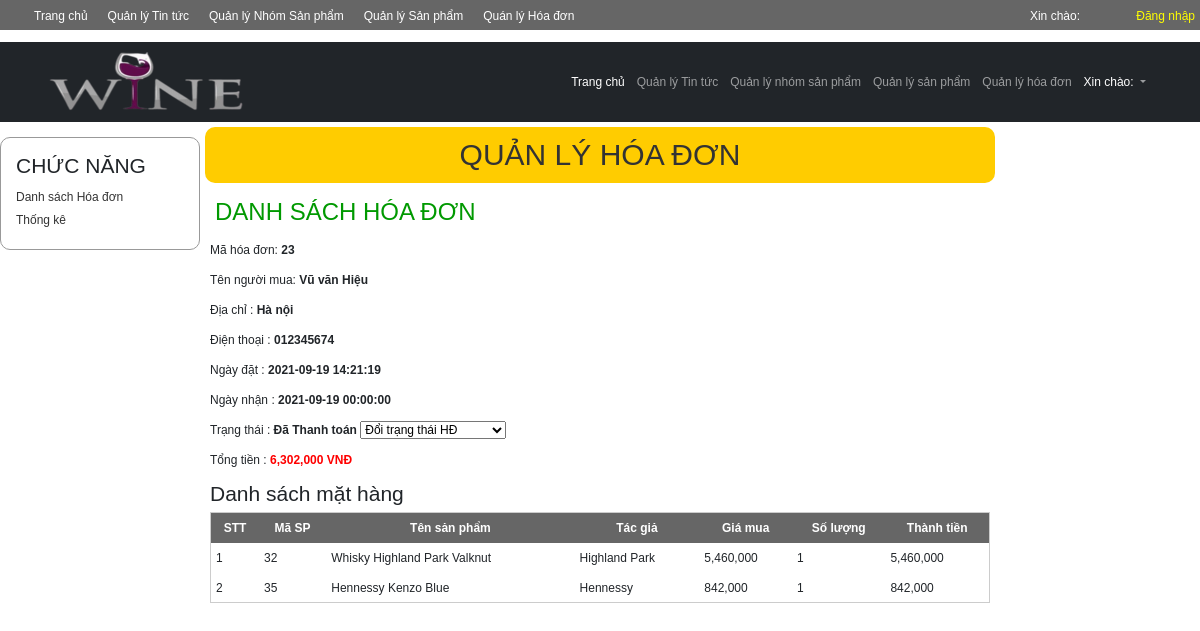
The app's page /index_admin.php?module=hoadon&act=chitiet&id=23, older data.
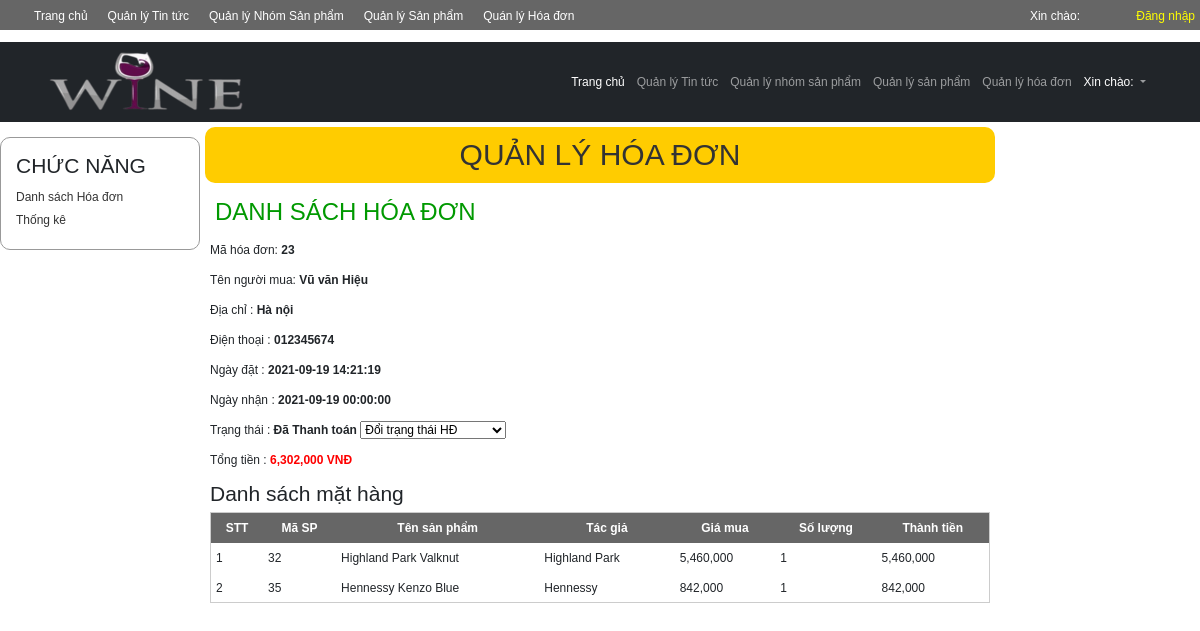
The same page, newer data.
### tables this page shows
CREATE TABLE `tbchitiethoadon` (
  `id` int(11) NOT NULL,
  `mahd` int(11) NOT NULL,
  `masp` int(11) NOT NULL,
  `soluong` int(11) NOT NULL DEFAULT 0,
  `giamua` float NOT NULL DEFAULT 0
);

CREATE TABLE `books` (
  `id` int(11) NOT NULL,
  `title` varchar(255) NOT NULL,
  `author` varchar(100) NOT NULL,
  `price` int(30) NOT NULL,
  `images` varchar(100) DEFAULT NULL,
  `summary` varchar(30) DEFAULT NULL,
  `concentration` float NOT NULL DEFAULT 0,
  `capacity` int(10) NOT NULL DEFAULT 0,
  `content` text DEFAULT NULL,
  `status` tinyint(1) DEFAULT 1,
  `cat_id` int(11) NOT NULL DEFAULT 0
);

### Models/clsDatabase.php (called while the page is built, shortened)
<?php
class clsDatabase
{
	public $conn = NULL;
	function __construct()
	{
		try
		{
			$this->conn = new PDO("mysql:host=localhost;dbname=shop","root","");
			$this->conn->exec("SET NAMES UTF8");
		}
		catch(PDOException $ex)
		{
			echo "<h3>" . $ex->getMessage() . "</h3>";
			die("<h3> LỖI KẾT NỐI CSDL </h3>");
		}
	}
	function ThucthiSQL($sql, $data=NULL)
	{
		$this->pdo_stm = $this->conn->prepare($sql);
		$ketqua=false;
		if($data!=NULL)
			$ketqua = $this->pdo_stm->execute($data);
		else
			$ketqua = $this->pdo_stm->execute();
		return $ketqua;
	}
}
?>

### Models/clsHoadon.php (called while the page is built, shortened)
<?php
require_once("clsDatabase.php");
class clsHoadon
{
	public $db;
	function __construct()
	{
		$this->db = new clsDatabase();
	}
	public function TongTien($mahd)
	{
		$sql = "SELECT SUM(soluong*giamua) AS tongtien
					FROM `tbchitiethoadon` WHERE mahd=?";
		$data[] = $mahd;
 		$ketqua = $this->db->ThucthiSQL($sql,$data);
		if($ketqua==TRUE)
		{
			$this->data = $this->db->pdo_stm->fetch();
			return $this->data["tongtien"];
		}
		else
			return -1;
	}
	function TimHoadon($mahd)
	{
		$sql = "SELECT * FROM tbHoadon WHERE mahd=?";
		$data[] = $mahd;
		$ketqua = $this->db->ThucthiSQL($sql,$data);
		if($ketqua==TRUE)
			$this->data = $this->db->pdo_stm->fetch();
		return $ketqua;
	}
	function ChitietHoadon($mahd)
	{
		$sql = "SELECT CTHD.*, SP.title,SP.author
				 FROM tbchitiethoadon CTHD INNER JOIN books SP
				 ON CTHD.masp = SP.id WHERE mahd = ?";
		$data[] = $mahd;
		$ketqua = $this->db->ThucthiSQL($sql,$data);
		if($ketqua==TRUE)
			$this->data = $this->db->pdo_stm->fetchAll();
		return $ketqua;
	}
}
?>

### Views/vChitietHD.php (the view, shortened to what this page needs)
<div id="content_left">
       	<div class="left1">
           	<h3>CHỨC NĂNG</h3>
               <p><a href="?module=<?=$module?>">Danh sách Hóa đơn</a></p>
               <p><a href="?module=<?=$module?>">Thống kê</a></p>
           </div>
       </div>
       <div id="content_right">
       	<h1> QUẢN LÝ HÓA ĐƠN</h1>
           <h2> DANH SÁCH HÓA ĐƠN</h2>
           <div id="right_detail">
			<?php
               $trangthai="";
               if($rowHD["trangthai"]==0)
                   $trangthai = "HĐ mới";
               else if($rowHD["trangthai"]==1)
                   $trangthai = "Đã duyệt";
               else if($rowHD["trangthai"]==2)
                   $trangthai = "Đã Thanh toán";
               else if($rowHD["trangthai"]==3)
                   $trangthai = "Tạm hủy";
               ?>
               <p> Mã hóa đơn: <b> <?=$id?> </b></p>
               <p> Tên người mua: <b> <?=$rowHD["tennguoimua"]?> </b></p>
               <p> Địa chỉ :<b> <?=$rowHD["diachi"]?> </b></p>
               <p> Điện thoại :<b> <?=$rowHD["dienthoai"]?> </b></p>
               <p> Ngày đặt :<b> <?=$rowHD["ngaydat"]?> </b></p>
               <p> Ngày nhận :<b> <?=$rowHD["ngaynhan"]?> </b></p>
               <p> Trạng thái :<b> <?=$trangthai?> </b>
               <select name="sTT" id="sTT" onChange="sTT_Change(this.value);">
                   <option value=""> Đổi trạng thái HĐ</option>
               </select>
               </p>
               <p> Tổng tiền :<span style="color:red; font-weight:bold">
					<?=number_format($tongtien)?> VNĐ</span>
               </p>
               <h3> Danh sách mặt hàng</h3>
               <table width="100%" border="1" class="Content_Table" cellpadding="0" cellspacing="0">
                 <tr>
                   <td>STT</td>
                   <td>Mã SP</td>
                   <td>Tên sản phẩm</td>
                   <td>Tác giả</td>
                   <td> Giá mua</td>
                   <td>Số lượng</td>
                   <td>Thành tiền</td>
                 </tr>
                 <?php
                 $rows = $hoadon->data;
                 $stt=0;
                   foreach($rows as $row)
                   {
                       $stt++;
                 ?>
                 <tr>
                   <td><?=$stt?></td>
                   <td><?=$row["masp"]?></td>
                   <td><?=$row["title"]?></td>
                   <td><?=$row["author"]?></td>
                   <td><?=number_format($row["giamua"])?></td>
                   <td><?=$row["soluong"]?></td>
                   <td><?=number_format($row["giamua"]*$row["soluong"])?></td>
                 </tr>
                 <?php
                   }
                 ?>
               </table>
		</div>
       </div>

Row changes from the older to the newer data that the page shows:
changed through a linked row, tbchitiethoadon "Highland Park": masp.title "Whisky Highland Park Valknut" → "Highland Park Valknut"
